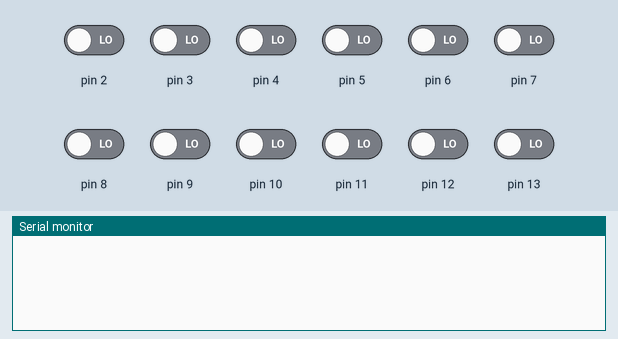
This sketch was run on a simulated Arduino Uno, built with avr-gcc and run on an emulated ATmega328P. Shown: the last lines printed to the serial monitor. Inputs (shaded band) come from the test bench; at power-on: pin 2–13 LOW.

Above: at 1.2 s.
1.3 s: pin 2 driven HIGH
At 1.7 s:
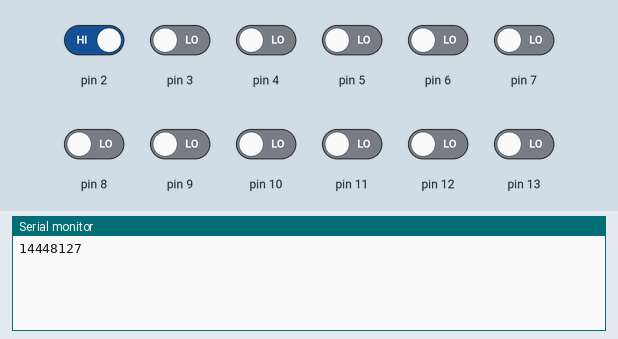
2.8 s: pin 3 driven HIGH
At 4.0 s:
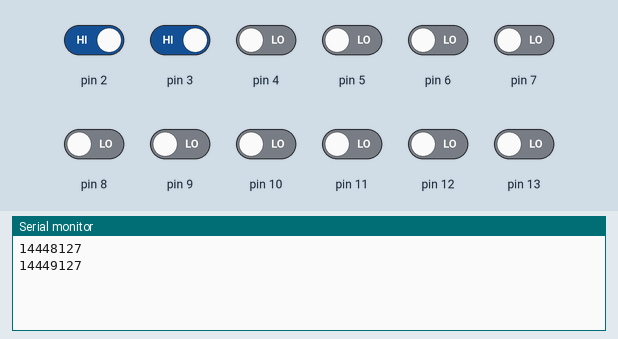
4.3 s: pin 4 driven HIGH
At 5.1 s:
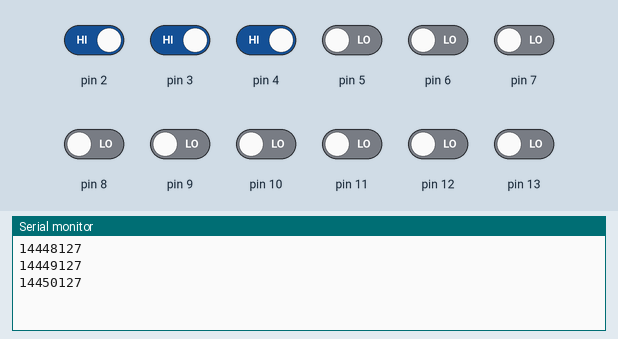
5.8 s: pin 5 driven HIGH
At 7.0 s:
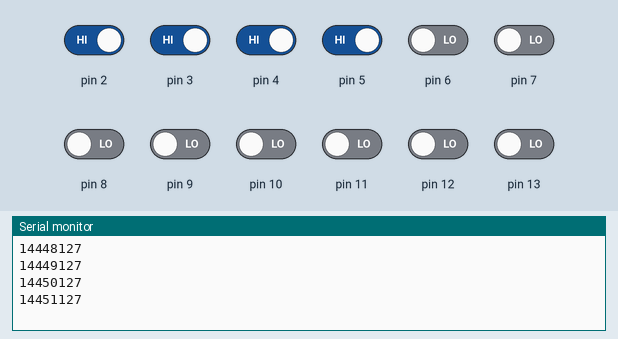
7.3 s: pin 6 driven HIGH
At 8.4 s:
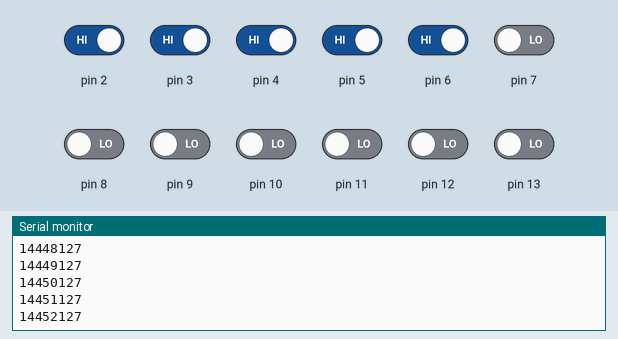
8.8 s: pin 7 driven HIGH
At 9.5 s:
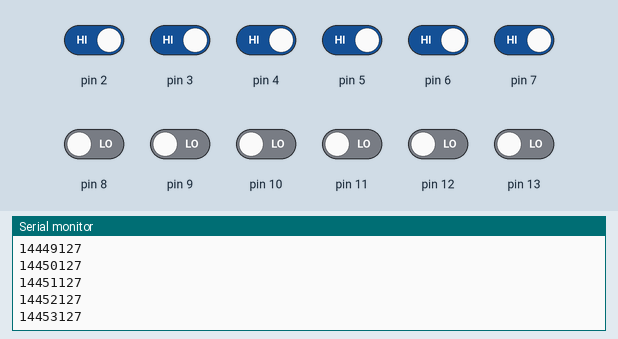
Timing chart, 0 to 11.3 s (numbered marks = the images above; inputs shaded):
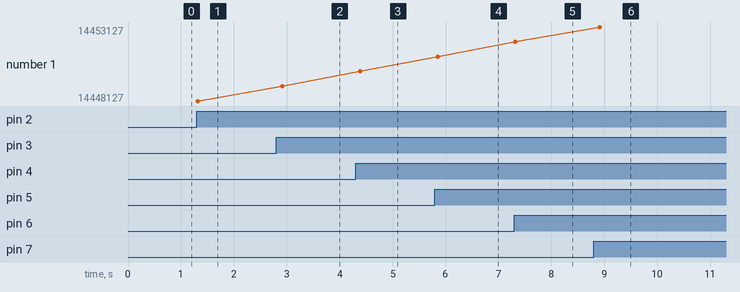

Measured:
- after the input at 1.3 s, the serial monitor: prints a new line at once (image 1)
- after the input at 2.8 s, the serial monitor: prints a new line after 0.12 s (image 2)
- after the input at 4.3 s, the serial monitor: prints a new line after 0.08 s (image 3)
- after the input at 5.8 s, the serial monitor: prints a new line after 0.05 s (image 4)
- after the input at 7.3 s, the serial monitor: prints a new line at once (image 5)
- after the input at 8.8 s, the serial monitor: prints a new line after 0.11 s (image 6)
- plotted number 1: 14448127 → 14449127 after the input at 2.8 s, 14449127 → 14450127 after the input at 4.3 s, 14450127 → 14451127 after the input at 5.8 s, 14451127 → 14452127 after the input at 7.3 s, 14452127 → 14453127 after the input at 8.8 s

The sketch:

pedal_midi.ino
```cpp
/*
Desligar DEBUG quando usar o MIDI para no enviar os debugs como
lixo a ser interpretado pelo Receptor MIDI
*/
//#define DEBUG


//#define LED_PIN 13
#define WAIT 11  //miliseconds

/*
Ao ler os dados pela serial usb com a biblioteca do termios, preciso
enviar CHAR de tamanho fixo
*/
#define MIDI_NOTE_ON 0x90  //channel 1
#define MIDI_NOTE_OFF 0x80 //channel 1
#define MIDI_C4 0x30 //48 apenas para identificar como C4
#define MIDI_VELOCITY_MIN 0x0
#define MIDI_VELOCITY_MAX 0x7F

byte lastState[14]; //12 para notas . o 13º pode ser oitava ou algum controle de OCT+/-, ligado OCT++, off OCT=0?

void setup(){
  Serial.begin(115200);
  while (!Serial) {
    ; // wait for serial port to connect. Needed for native USB
  }
  #if defined DEBUG
  Serial.print("["); Serial.print(millis()); Serial.print("] ");
  Serial.println("==> SETUP");
  #endif
  for (int i=2; i < 14 ; i++){
    pinMode(i, INPUT);
    lastState[i] = LOW;
  }
//  Serial.println("BUF");
//  Serial.println(Serial.availableForWrite());
  //TESTE INICIALIZACAO
  /*
  for (int i=2; i < 14 ; i++){
    msg(MIDI_NOTE_ON, MIDI_C4 + i-2, 0x7F);
    delay(200);
  }
    for (int i=13; i >=2 ; i++){
    msg(MIDI_NOTE_OFF, MIDI_C4 + i, (byte) 0x00 );
    delay(200);
  }
  */


}

void loop(){
  for (int i=2; i < 14 ; i++) {
    if ( digitalRead(i) == HIGH && lastState[i] == LOW ){
      lastState[i] = HIGH;
      //msg(MIDI_NOTE_ON, MIDI_C4 , 0x7F);
      #if defined DEBUG
      Serial.print("\t\tNOTE ON => "); Serial.println(i);
      #else
      msg(MIDI_NOTE_ON, MIDI_C4 + i-2, MIDI_VELOCITY_MAX);
      #endif
    }

    if ( digitalRead(i) == LOW && lastState[i] == HIGH ){
      lastState[i] = LOW;
      //msg(MIDI_NOTE_OFF, MIDI_C4 , 0x00 );
      #if defined DEBUG
      Serial.print("NOTE OFF => "); Serial.println(i);
      #else
      msg(MIDI_NOTE_OFF, MIDI_C4 + i-2 , MIDI_VELOCITY_MIN );
      #endif
    }
    delay(WAIT);
  }
}

//void loop(){
//  if ( digitalRead(1) == HIGH ){
//      msg(MIDI_NOTE_ON, MIDI_C4 + 1, 0x7F); delay(WAIT);
//  } else {
//    //msg(MIDI_NOTE_OFF, MIDI_C4 + 1, (byte) 0x00 ); delay(WAIT);
//  }
//}

/*
void loop(){

  for (int i=0; i < 12 ; i++) {
   //push button defaults to OPEN, or LOW digital level. When pressed => HIGH digital level.
    if ( digitalRead(i) == HIGH
    //sem a condiço abaixo disparou um burst de notas, mesmo tendo resistor de 10k em todos os pinos
    && (i==10 || i==7 || i==3) //apenas 3 e 7 estao respondendo, enviando uma pancada de notas
    ){

      #if defined HARD_DEBUG
      Serial.print("["); Serial.print(millis()); Serial.print("] ");
      Serial.print("[PIN=OLD_STATE] ");
      Serial.print(i);
      Serial.print(" = ");
      Serial.println(state[i]);
      #endif
      if ( state[i] == LOW ){
        //faz nada, deixa continuar soando

      } else {
        state[i] = LOW;
        msg(MIDI_NOTE_ON, MIDI_C4 + i, 0x7F);
        delay(WAIT);
        #if defined DEBUG
        Serial.print("["); Serial.print(millis()); Serial.print("] ");
        Serial.print("Send NOTE ON pin: ");
        Serial.println(i);
        #endif
      }


    } else {
      if ( state[i] == LOW ){
        state[i] = HIGH;
        msg(MIDI_NOTE_OFF, MIDI_C4 + i, (byte) 0x00 );
        #if defined DEBUG
        Serial.print("["); Serial.print(millis()); Serial.print("] ");
        Serial.println("Send NOTE OFF");
        #endif
        delay(WAIT);
      }
    }
    setLedState(state[i]);
  }


}
*/

void msg(byte cmd, byte data1, byte data2){
//  Serial.write(cmd);
//  Serial.write(data1);
//  Serial.write(data2);
//  Serial.println();
//  Serial.flush();
//enviando como CHAR e com \n para ler os dados pela serial usando "termios"
//vou enviar CHARs de tamanho fixo
//no receptor eu leio o dobro de chars
    Serial.print(cmd, DEC);  //128 ou 144 : 3 chars
    Serial.print(data1, DEC); // 48 a 60  : 2 chars
    if(data2 == MIDI_VELOCITY_MIN ){
      Serial.print(0, DEC);
      Serial.print(0, DEC);
      Serial.print(0, DEC);
    } else {
      Serial.println(data2, DEC); // 000 a 127 : 3 chars
    }
//Serial.print("0x90");
//Serial.print("0x30");
//Serial.println("0x7F");
//Serial.flush();
}

/*
void msg(byte cmd, byte data1, byte data2){
  Serial.write(cmd);
  Serial.write(data1);
  Serial.write(data2);
}
*/

void setLedState(byte b) {
  /*
    if (b == LOW)
      digitalWrite(LED_PIN, LOW);
    else
      digitalWrite(LED_PIN, HIGH);
      */
}
```
